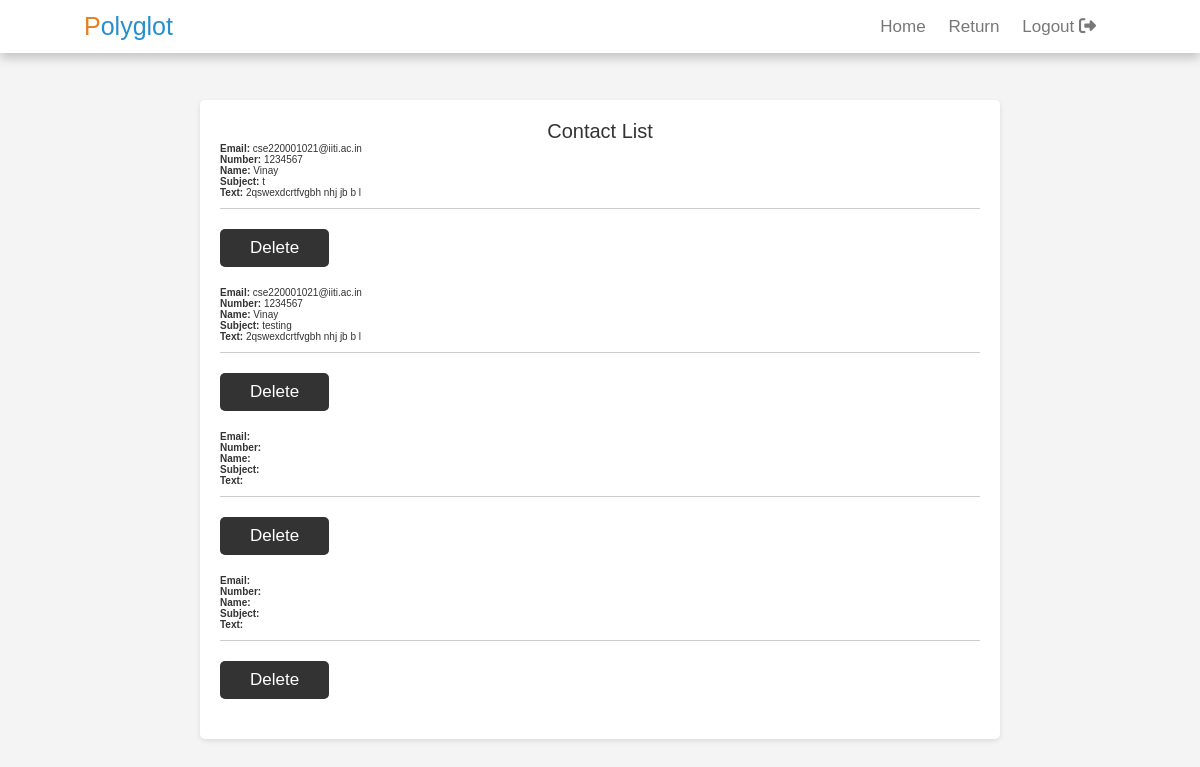
Before: /admin1/contacts (signed in) with the older database file.
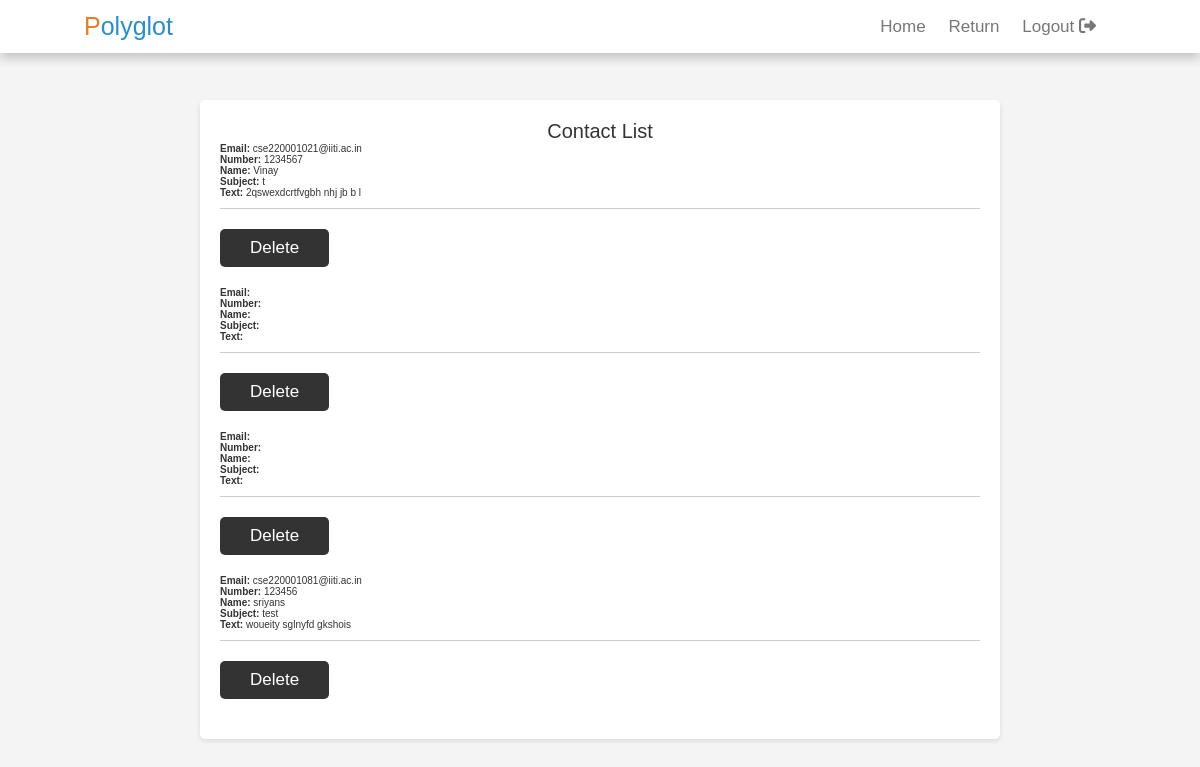
After: the same page with the newer database file.
### citation/models.py (models this page shows)
class contact(models.Model):
    name=models.CharField(max_length=255)
    number=models.CharField(max_length=12)
    email=models.CharField(max_length=255)
    subject=models.TextField()
    text=models.TextField()

### citation/views.py (the view)
# urls.py: path('admin1/contacts',views.contacts, name="contacts"),
def contacts(request):
    if request.user.is_superuser:
        context={'mssg':contact.objects.all()}
        return render(request,'citation/cont.html',context)
    else:
        return redirect(admin_page)

### templates/citation/cont.html (shortened to what this page needs)
<!DOCTYPE html>
{%load static%}
<html lang="en">
  <head>
    <link
    rel="stylesheet"
    href="https://cdnjs.cloudflare.com/ajax/libs/font-awesome/5.15.3/css/all.min.css"
  />
  <link
    rel="stylesheet"
    href="https://cdnjs.cloudflare.com/ajax/libs/font-awesome/6.1.1/css/all.min.css"
  />
  </head>
  <body>
    <header class="header">
      <a href="{% url 'home' %}" class="logo"><span>P</span>olyglot</a>
      <nav class="navbar">
        <a href="{% url 'home' %}">Home</a>
        <a href="{% url 'admin_page' %}">Return</a>
        {% if user.is_authenticated %}
        <a href="{% url 'logout' %}" class="nav__button-ghost"
          >Logout <i class="fa-solid fa-right-from-bracket"></i
        ></a>
        {% else %}
        <a href="{% url 'login' %}" class="nav__button-ghost"
          >Login <i class="fa-solid fa-right-to-bracket"></i
        ></a>
        {% endif %}
      </nav>
    </header>
    <div class="container">
      <h1>Contact List</h1>
      {% if mssg %}
      <ul>
        {% for contact in mssg %}
        <li>
          <strong>Email:</strong> {{ contact.email }}<br />
          <strong>Number:</strong> {{ contact.number }}<br />
          <strong>Name:</strong> {{ contact.name }}<br />
          <strong>Subject:</strong> {{ contact.subject }}<br />
          <strong>Text:</strong> {{ contact.text }}
        </li>
        <a href="/admin1/del_contacts/{{contact.id}}" class="btn"
          >Delete</a
        >
        {% endfor %}
      </ul>
      {% else %}
      <p>No contacts available.</p>
      {% endif %}
    </div>
  </body>
</html>

Changed rows visible on the page:
removed contact: email "cse220001021@iiti.ac.in", number "1234567", name "Vinay", subject "testing", text "2qswexdcrtfvgbh nhj jb b l"
added contact: email "cse220001081@iiti.ac.in", number "123456", name "sriyans", subject "test", text "woueity sglnyfd gkshois"
